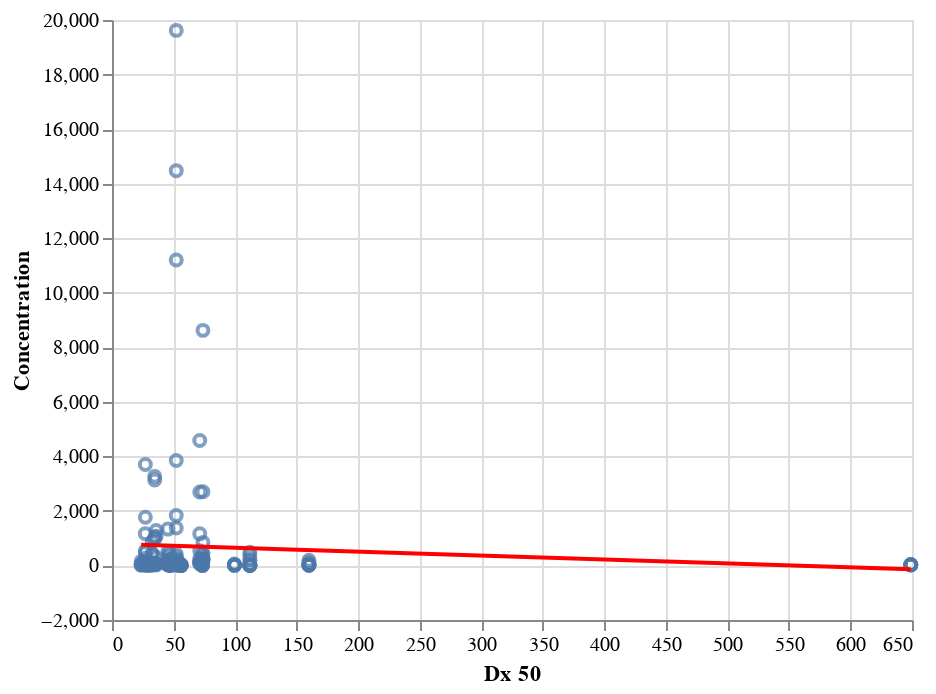

Notebook code for this chart:
### Code cell
MP_OM_Plot = alt.Chart(poly_samples).mark_point().encode(
    x= 'Dx 50', #alt.Y('Dx50',scale = alt.Scale(type= 'log')),
    y=  alt.Y('Concentration',scale = alt.Scale(type= 'linear')),
    tooltip='Sample'
)
MP_OM_Plot + MP_OM_Plot.transform_regression('Dx 50',
                          'Concentration',method="linear"
).mark_line(color="red")
#649

### Figure 1 — Vega-Lite specification as saved in the notebook (floating-point values rounded to 4 significant figures; data arrays with more than 128 entries replaced by an {"elided": "..."} marker saying what was removed)
{"config": {"view": {"continuousWidth": 400, "continuousHeight": 300}}, "layer": [{"mark": "point", "encoding": {"tooltip": {"type": "nominal", "field": "Sample"}, "x": {"type": "quantitative", "field": "Dx 50"}, "y": {"type": "quantitative", "field": "Concentration", "scale": {"type": "linear"}}}}, {"mark": {"type": "line", "color": "red"}, "encoding": {"tooltip": {"type": "nominal", "field": "Sample"}, "x": {"type": "quantitative", "field": "Dx 50"}, "y": {"type": "quantitative", "field": "Concentration", "scale": {"type": "linear"}}}, "transform": [{"on": "Dx 50", "regression": "Concentration", "method": "linear"}]}], "data": {"name": "data-b90314cd409cbf0ed2cf30ce98d05192"}, "$schema": "https://vega.github.io/schema/vega-lite/v4.8.1.json", "datasets": {"data-b90314cd409cbf0ed2cf30ce98d05192": {"elided": "158 records"}}}
